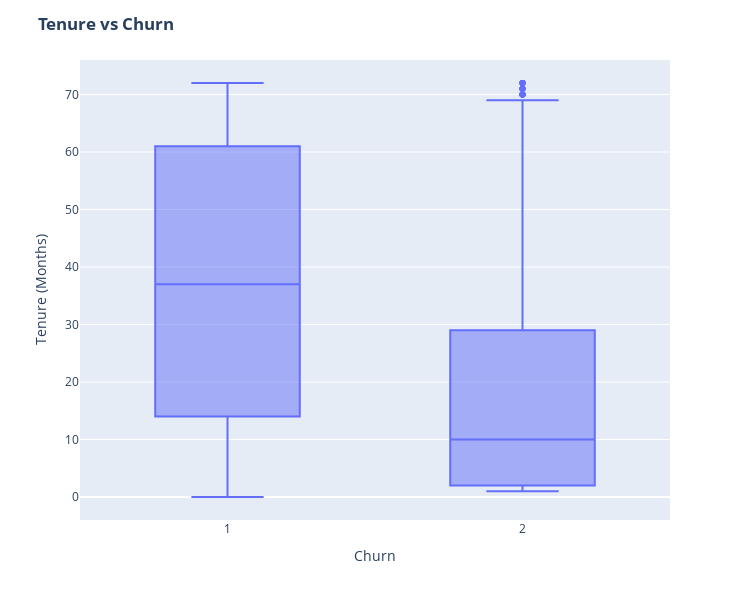

Notebook source saved alongside this figure:
### Markdown cell above
#### H5. Clientes mais novos cancelam mais os serviços.

### Code cell
fig = px.box(df2, x='Churn', y = 'tenure')

fig.update_yaxes(title_text='Tenure (Months)', row=1, col=1)
fig.update_xaxes(title_text='Churn', row=1, col=1)
fig.update_layout(autosize=True, width=750, height=600,
    title_font=dict(size=25, family='Courier'),
    title='<b>Tenure vs Churn</b>',
)

fig.show()

### Figure 1 — Plotly figure (JSON) as saved in the notebook; plotly's stock layout.template omitted (floating-point values rounded to 4 significant figures; data arrays with more than 128 entries replaced by an {"elided": "..."} marker saying what was removed)
{"data": [{"alignmentgroup": "True", "hovertemplate": "Churn=%{x}<br>tenure=%{y}<extra></extra>", "legendgroup": "", "marker": {"color": "#636efa"}, "name": "", "notched": false, "offsetgroup": "", "orientation": "v", "showlegend": false, "type": "box", "x": {"elided": "7267 int values"}, "x0": " ", "xaxis": "x", "y": {"elided": "7267 int values"}, "y0": " ", "yaxis": "y"}], "layout": {"autosize": true, "boxmode": "group", "height": 600, "legend": {"tracegroupgap": 0}, "margin": {"t": 60}, "title": {"text": "<b>Tenure vs Churn</b>"}, "width": 750, "xaxis": {"anchor": "y", "domain": [0, 1], "title": {"text": "Churn"}}, "yaxis": {"anchor": "x", "domain": [0, 1], "title": {"text": "Tenure (Months)"}}}}
